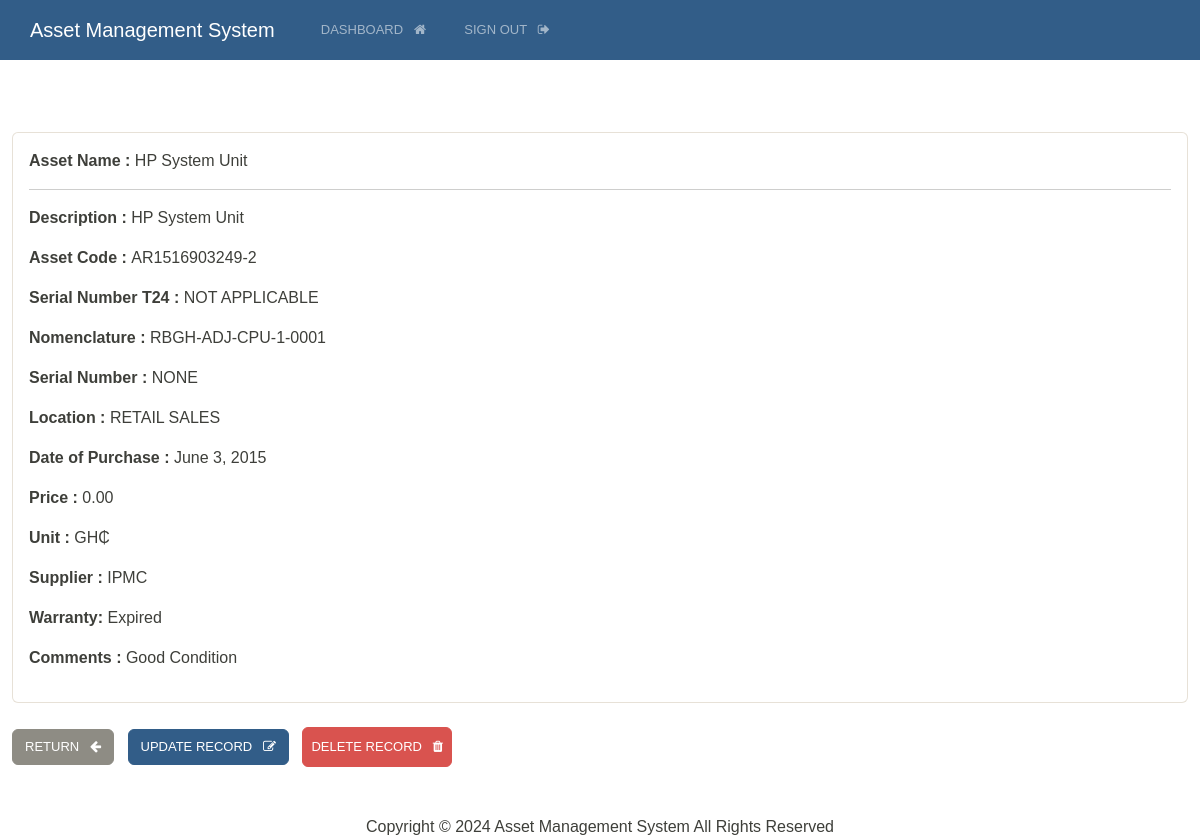
Screenshot of /record/35 (signed in) with the database file from the repository.
### webapp/models.py (models this page shows, shortened)
class AssetRecord(models.Model):
    description = models.CharField(max_length=255)
    asset_code = models.CharField(max_length=255, unique=True, blank=True, null=True)
    serial_number_t24 = models.CharField(max_length=255, blank=True, null=True, default="NOT APPLICABLE")
    nomenclature = models.CharField(max_length=255, unique=True)
    serial_number = models.CharField(max_length=255)
    location = models.CharField(max_length=255)
    date_purchase = models.DateField()  # Changed to DateField
    price = models.DecimalField(max_digits=10, decimal_places=2)
    unit = models.CharField(max_length=10)
    supplier = models.CharField(max_length=255)
    warranty = models.CharField(max_length=255, choices=[('active', 'Active'), ('expired', 'Expired')])
    comments = models.TextField(blank=True)

### webapp/views.py (the view)
@login_required(login_url='login')
def singular_record(request, pk):
    all_records = AssetRecord.objects.get(id=pk)
    context = {'record':all_records}
    return render(request, 'view-record.html', context)

### templates/view-record.html (shortened to what this page needs)
{%extends 'base.html'%}
{%block content%}
<div class="card">
    <div class="card-body">
        <p> <strong>Asset Name : </strong> {{record.description}} </p>
        <hr>
        <p> <strong>Description : </strong> {{record.description}} </p>
        <p> <strong>Asset Code : </strong> {{record.asset_code}} </p>
        <p> <strong>Serial Number T24 : </strong> {{record.serial_number_t24}} </p>
        <p> <strong>Nomenclature  : </strong> {{record.nomenclature}} </p>
        <p> <strong>Serial Number : </strong> {{record.serial_number}} </p>
        <p> <strong>Location : </strong> {{record.location}} </p>
        <p> <strong>Date of Purchase : </strong> {{record.date_purchase}} </p>
        <p> <strong>Price : </strong> {{record.price}} </p>
        <p> <strong>Unit : </strong> {{record.unit}} </p>
        <p> <strong>Supplier : </strong> {{record.supplier}} </p>
        <p> <strong>Warranty: </strong> {{record.warranty}} </p>
        <p> <strong>Comments : </strong> {{record.comments}} </p>
    </div>
</div>
<br>
<a href="{% url 'dashboard' %}" class="btn btn-secondary">Return &nbsp; <i class="fa fa-arrow-left" aria-hidden="true"></i></a>
<a href="{% url 'update-record' record.id %}" class="btn btn-primary">Update Record &nbsp; <i class="fa fa-edit" aria-hidden="true"></i></a>
<form id="delete-form" method="POST" action="{% url 'delete-record' record.pk %}" style="display:inline;">
    <button type="button" class="btn btn-danger  btn-block p-2" onclick="confirmDelete()">Delete Record &nbsp; <i class="fa fa-trash" aria-hidden="true"></i></button>
</form>
{%endblock%}

### static/css/style.css (style rules this page uses)
body { margin: 0; padding: 0; font-family: Arial, sans-serif; box-sizing: border-box; }

### rows the page displays
AssetRecord: description "HP System Unit", asset_code "AR1516903249-2", serial_number_t24 "NOT APPLICABLE", nomenclature "RBGH-ADJ-CPU-1-0001", serial_number "NONE", location "RETAIL SALES", date_purchase "June 3, 2015", price "0.00", unit "GH₵", supplier "IPMC", warranty "Expired", comments "Good Condition"
